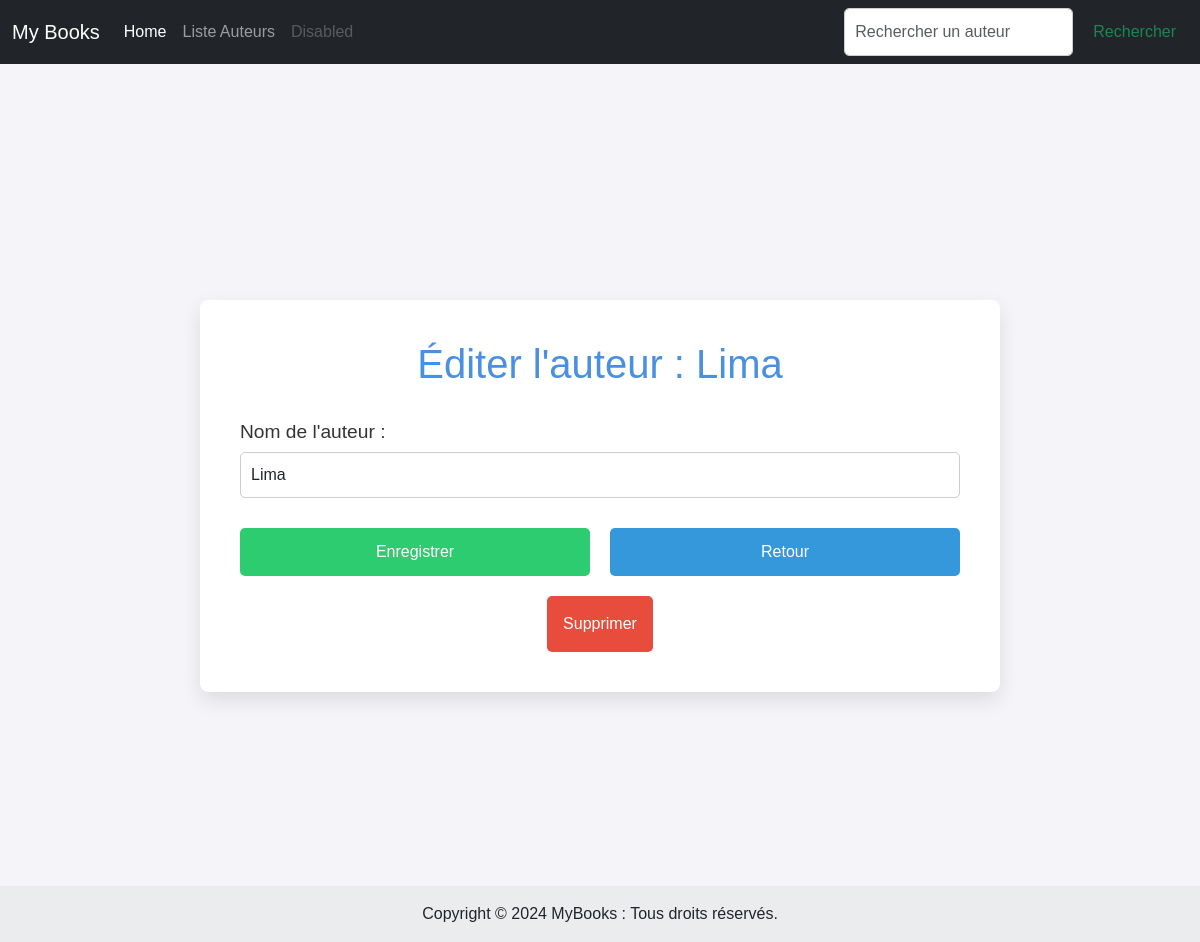
Before: /edit/author/1 with the older database file.
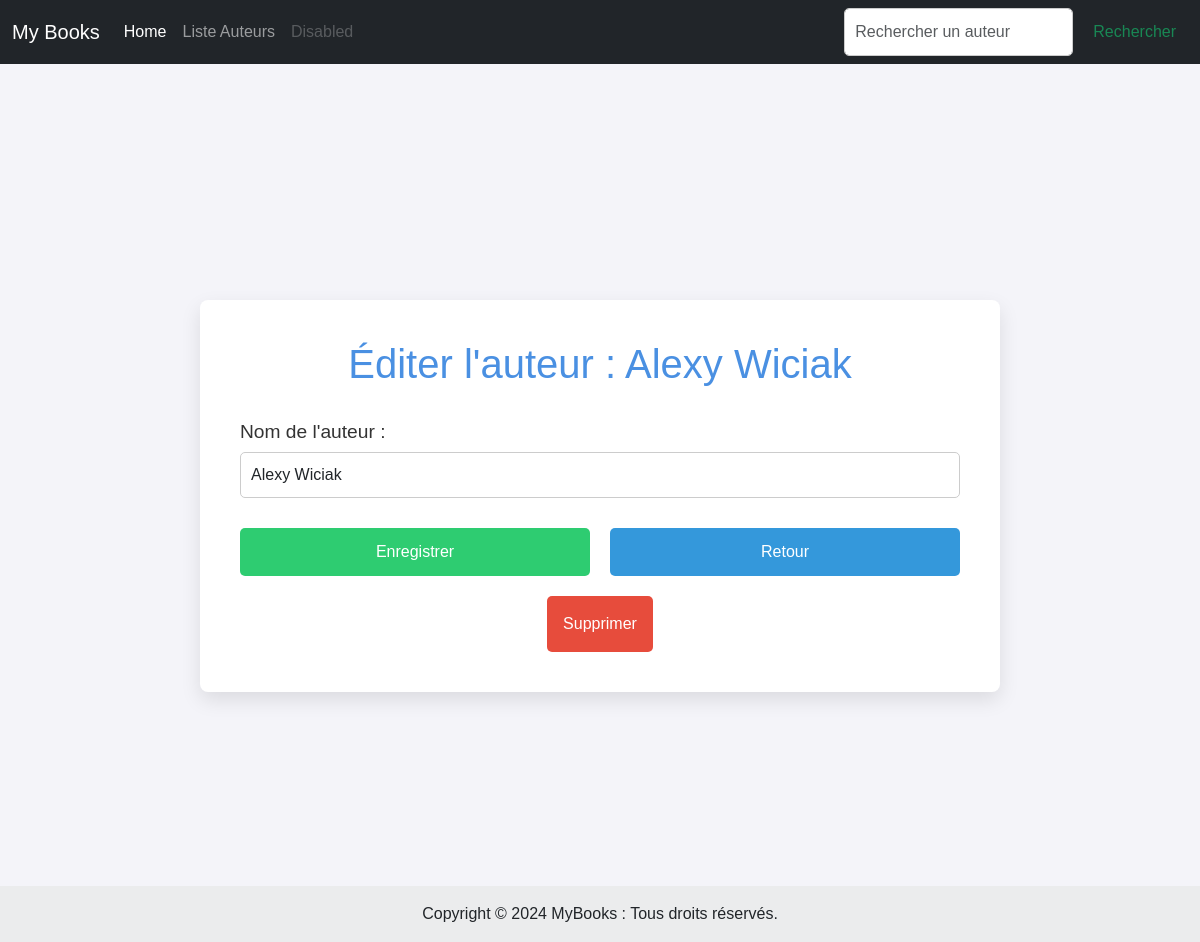
After: the same page with the newer database file.
### tuto/models.py (models this page shows, shortened)
class Author(db.Model):
    id = db.Column(db.Integer, primary_key=True)
    name = db.Column(db.String(100))

### tuto/views.py (the view)
@app.route("/edit/author/<int:id>")
def edit_author(id):
    a = get_author(id)
    if a is None:
        flash('Auteur non trouvé.', 'danger')
        return redirect(url_for('authors'))
    f = AuthorForm(id=a.id, name=a.name)
    return render_template("edit-author.html", author=a, form=f)

### tuto/models.py
class AuthorForm(FlaskForm):
    id = HiddenField('id')
    name = StringField('Nom', validators=[DataRequired()])

### tuto/models.py (called while the page is built)
def get_author(id):
    return Author.query.get(id)

### tuto/templates/edit-author.html (shortened to what this page needs)
{% extends "base.html" %}
{% block styles %}
    {{ super() }}
    <link rel="stylesheet" href="{{ url_for('static', filename='edit-author.css') }}">
{% endblock %}
{% block content %}
<div class="edit-author-container">
    <h1>Éditer l'auteur : {{ author.name }}</h1>
    <form role="form" method="POST" action="{{ url_for('save_author') }}" class="author-form">
        <div class="{% if form.name.errors %}form-group has-error{% else %}form-group{% endif %}">
            <label for="name">Nom de l'auteur :</label>
            {{ form.name(size=50, class_="form-control") }}
        </div>
        <div class="button-group">
            <input class="btn btn-save" type="submit" value="Enregistrer">
            <a class="btn btn-add" href="{{ url_for('home') }}">Retour</a>
        </div>
    </form>
    <form role="form" method="POST" action="{{ url_for('delete_author') }}" class="delete-form">
        <button type="submit" class="btn btn-delete">Supprimer</button>
    </form>
</div>
{% endblock %}

Changed rows visible on the page:
changed Author: name "Lima" → "Alexy Wiciak"
